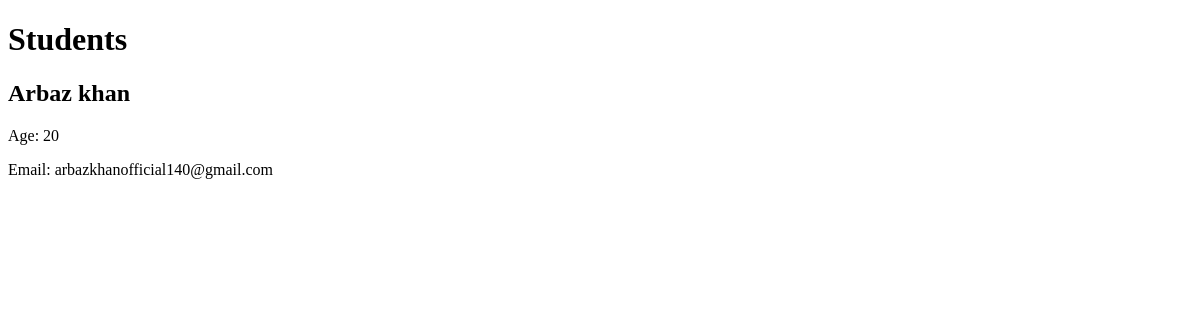
Before: / with the older database file.
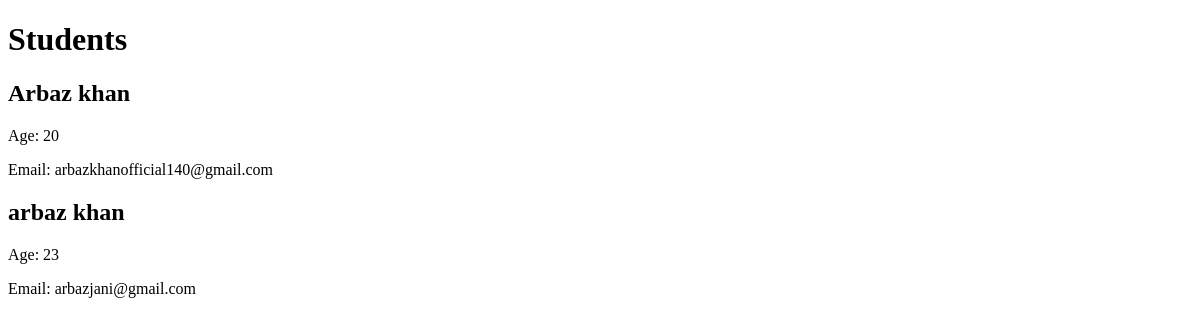
After: the same page with the newer database file.
### Manue/models.py (models this page shows, shortened)
class Student(models.Model):
    name = models.CharField(max_length=100)
    age = models.IntegerField()
    email = models.EmailField()

### Manue/views.py (the view)
# urls.py: path('', views.home, name='home'),
def home(request):
    students = Student.objects.all()
    return render(request, 'index.html', {
        'students': students
    })

### Manue/templates/index.html (shortened to what this page needs)
<!DOCTYPE html>
<html>
<head>
</head>
<body>
    <h1>Students</h1>
    {% for student in students %}
        <h2>{{ student.name }}</h2>
        <p>Age: {{ student.age }}</p>
        <p>Email: {{ student.email }}</p>
    {% endfor %}
</body>
</html>

Changed rows visible on the page:
added Student: name "arbaz khan", age "23", email "arbazjani@gmail.com"
